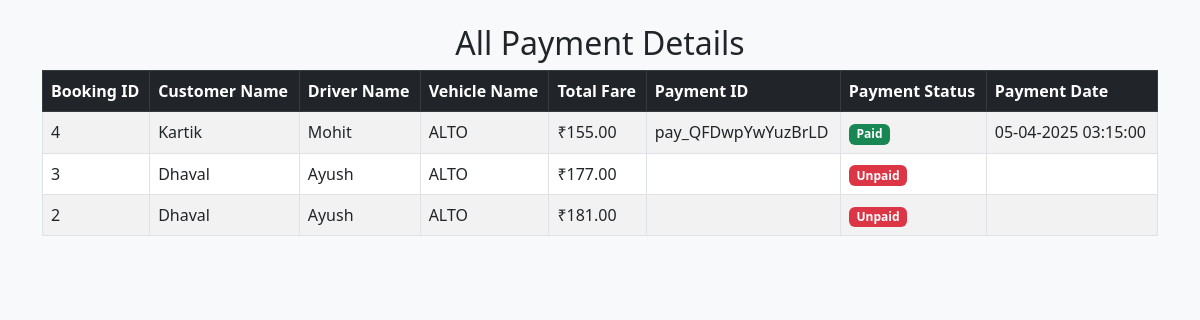
The app's page /payment_details.php with its own data.
### tables this page shows
CREATE TABLE `bookrecord` (
  `booking_id` int(11) NOT NULL,
  `pickup_location` varchar(255) NOT NULL,
  `drop_location` varchar(255) NOT NULL,
  `price` decimal(10,2) NOT NULL,
  `status` enum('Pending','Confirmed','Completed','Cancelled','Pickup','Drop') DEFAULT 'Pending',
  `vehicle_id` int(11) NOT NULL,
  `driver_id` int(11) DEFAULT NULL,
  `customer_id` int(10) NOT NULL,
  `pickup_time` datetime NOT NULL,
  `drop_time` datetime NOT NULL
);

CREATE TABLE `customer_regist` (
  `Customer_id` int(10) NOT NULL,
  `fname` varchar(50) NOT NULL,
  `email` varchar(100) NOT NULL,
  `mobileno` varchar(15) NOT NULL,
  `username` varchar(50) NOT NULL,
  `password` varchar(255) NOT NULL,
  `approval_status` enum('Pending','Approved','Rejected') DEFAULT 'Pending'
);

CREATE TABLE `vehicles_infom` (
  `vehicle_id` int(11) NOT NULL,
  `driver_id` int(11) NOT NULL,
  `model` varchar(255) NOT NULL,
  `number` varchar(50) NOT NULL,
  `insurance` varchar(50) NOT NULL,
  `puc` varchar(50) NOT NULL,
  `puc_cert` varchar(255) NOT NULL,
  `rc_book` varchar(255) NOT NULL,
  `prize_perkm` decimal(10,2) NOT NULL,
  `status` enum('active','inactive') NOT NULL DEFAULT 'inactive'
);

CREATE TABLE `payment` (
  `id` int(11) NOT NULL,
  `customer_id` int(11) NOT NULL,
  `booking_id` int(11) NOT NULL,
  `payment_id` varchar(255) NOT NULL,
  `amount` decimal(10,2) NOT NULL,
  `status` enum('Pending','Paid','Unpaid') DEFAULT 'Pending',
  `payment_date` timestamp NOT NULL DEFAULT current_timestamp()
);

### payment_details.php (the view, shortened to what this page needs)
<?php
include("db_connect.php");
$sql = "SELECT
            b.booking_id,
            c.fname AS customer_name,
            COALESCE(d.fname, 'Not Assigned') AS driver_name,
            v.model AS vehicle_name,
            b.price,
            b.status AS booking_status,
            p.payment_id,
            p.status AS payment_status,
            p.payment_date,
            p.amount AS paid_amount,
            b.price
        FROM bookrecord b
        LEFT JOIN customer_regist c ON b.customer_id = c.customer_id
        LEFT JOIN driverre d ON b.driver_id = d.driver_id
        LEFT JOIN vehicles_infom v ON b.vehicle_id = v.vehicle_id
        LEFT JOIN payment p ON b.booking_id = p.booking_id  -- Join payment table
        ORDER BY b.booking_id DESC";
$result = $conn->query($sql);
?>
<!DOCTYPE html>
<html lang="en">
<head>
    <link rel="stylesheet" href="https://cdn.jsdelivr.net/npm/bootstrap@5.3.0/dist/css/bootstrap.min.css">
</head>
<body>
<div class="container mt-4">
    <h2 class="text-center">All Payment Details</h2>
    <table class="table table-bordered table-striped">
        <thead class="table-dark">
            <tr>
                <th>Booking ID</th>
                <th>Customer Name</th>
                <th>Driver Name</th>
                <th>Vehicle Name</th>
                <th>Total Fare</th>
                <th>Payment ID</th>
                <th>Payment Status</th>
                <th>Payment Date</th>
            </tr>
        </thead>
        <tbody>
            <?php if ($result->num_rows > 0) {
                while ($row = $result->fetch_assoc()) { ?>
                    <tr>
                        <td><?php echo $row['booking_id']; ?></td>
                        <td><?php echo htmlspecialchars($row['customer_name']); ?></td>
                        <td><?php echo htmlspecialchars($row['driver_name']); ?></td>
                        <td><?php echo htmlspecialchars($row['vehicle_name']); ?></td>
                        <td><?php echo "₹" . number_format($row['price'], 2); ?></td>
                        <td><?php echo htmlspecialchars($row['payment_id']); ?></td>
                        <td>
                            <?php
                            if ($row['payment_status'] == 'Paid') {
                                echo "<span class='badge bg-success'>Paid</span>";
                            } else {
                                echo "<span class='badge bg-danger'>Unpaid</span>";
                            }
                            ?>
                        </td>
                        <td><?php echo !empty($row['payment_date']) ? date('d-m-Y H:i:s', strtotime($row['payment_date'])) : ''; ?></td>
                    </tr>
                <?php }
            } else {
                echo "<tr><td colspan='13' class='text-center'>No payment details found</td></tr>";
            } ?>
        </tbody>
    </table>
</div>
</body>
</html>

### payment_details.php (style rules this page uses)
body { background-color: #f8f9fa; }

### records on screen
bookrecord: booking_id "4", customer.fname "Kartik", driver_name "Mohit", vehicle.model "ALTO", price "155.00", payment.payment_id "pay_QFDwpYwYuzBrLD", shows "Paid", payment.payment_date "05-04-2025 03:15:00"
bookrecord: booking_id "3", customer.fname "Dhaval", driver_name "Ayush", vehicle.model "ALTO", price "177.00", shows "Unpaid"
bookrecord: booking_id "2", customer.fname "Dhaval", driver_name "Ayush", vehicle.model "ALTO", price "181.00", shows "Unpaid"
